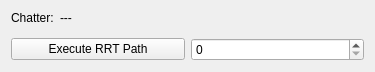
<?xml version="1.0" encoding="UTF-8"?>
<ui version="4.0">
 <class>HelloGui</class>
 <widget class="QWidget" name="HelloGui">
  <property name="geometry">
   <rect>
    <x>0</x>
    <y>0</y>
    <width>375</width>
    <height>72</height>
   </rect>
  </property>
  <property name="windowTitle">
   <string>Form</string>
  </property>
  <layout class="QVBoxLayout" name="verticalLayout">
   <item>
    <layout class="QFormLayout" name="formLayout">
     <item row="0" column="0">
      <widget class="QLabel" name="chatter_lbl">
       <property name="text">
        <string>Chatter:</string>
       </property>
      </widget>
     </item>
     <item row="0" column="1">
      <widget class="QLabel" name="chatter">
       <property name="text">
        <string>---</string>
       </property>
      </widget>
     </item>
    </layout>
   </item>
   <item>
    <layout class="QHBoxLayout" name="horizontalLayout">
     <item>
      <widget class="QPushButton" name="hi_button">
       <property name="text">
        <string>Execute RRT Path</string>
       </property>
      </widget>
     </item>
     <item>
      <widget class="QSpinBox" name="hi_num"/>
     </item>
    </layout>
   </item>
  </layout>
 </widget>
 <resources/>
 <connections/>
</ui>
